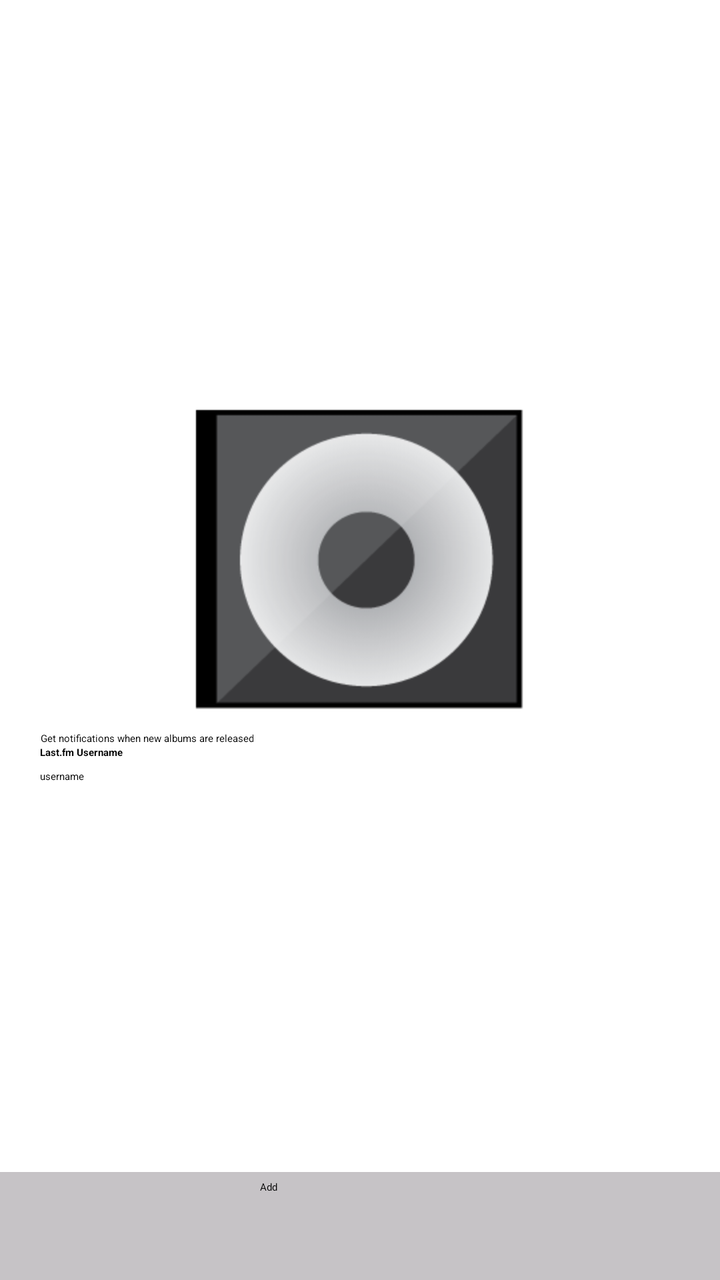
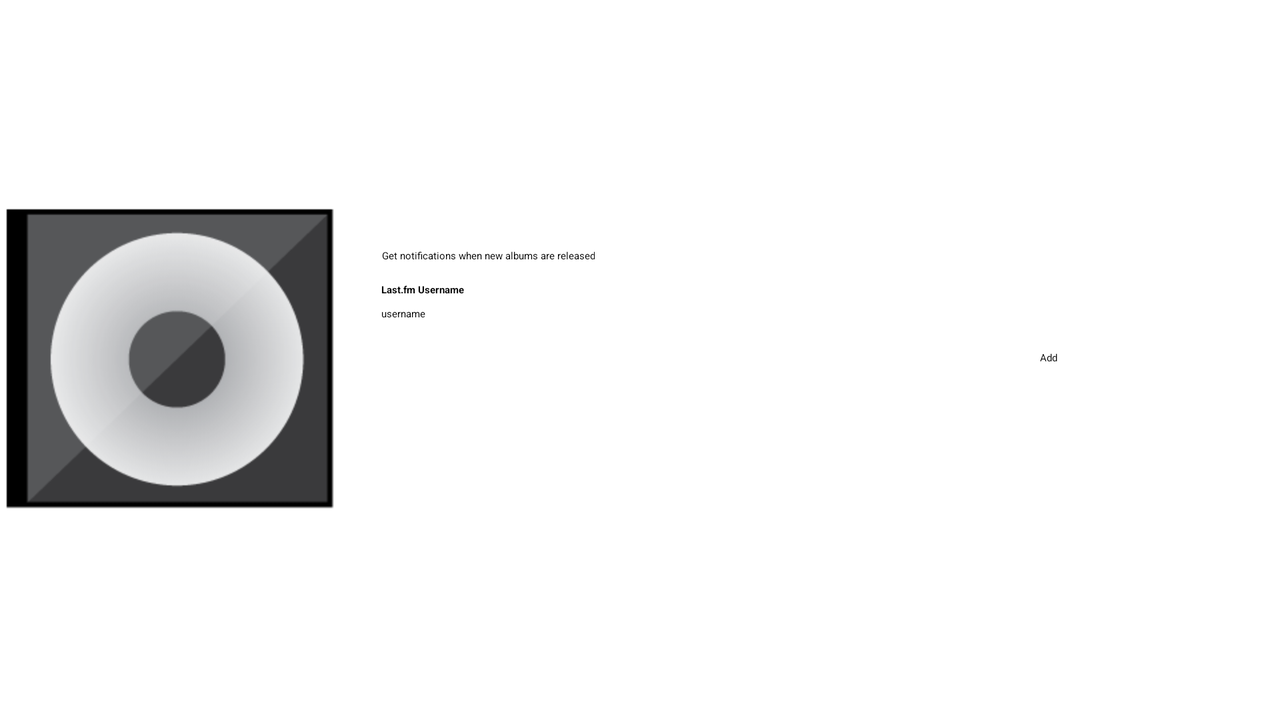

First picture: res/layout/ on a phone held upright. Second picture: the repository's own variant of that layout, on a device whose configuration matches the variant's folder. Source for both follows.
<!-- AndroidManifest.xml: application theme Theme.Sherlock.Light.DarkActionBar -->
<!-- res/layout/activity_login.xml -->
<?xml version="1.0" encoding="utf-8"?>
<RelativeLayout xmlns:android="http://schemas.android.com/apk/res/android"
    android:layout_width="fill_parent"
    android:layout_height="wrap_content"
    android:orientation="vertical" >

    <LinearLayout
        android:layout_width="fill_parent"
        android:layout_height="wrap_content"
        android:orientation="vertical"
        android:paddingBottom="53dip"
        android:paddingLeft="20dip"
        android:paddingRight="20dip"
        android:layout_alignParentTop="true"
        android:layout_centerVertical="true"
         >
        
        <android.widget.ImageView
            android:id="@+id/album_icon"
            android:layout_width="wrap_content"
            android:layout_height="wrap_content"
           	android:src="@drawable/albumtracker_icon"
           	android:layout_gravity="center_horizontal"
           	android:contentDescription="@string/album_case"/>
        
        <TextView
            android:layout_width="wrap_content"
            android:layout_height="wrap_content"
            android:text="@string/get_notifications_when_new_albums_are_released"
            android:gravity="center"
            />

        <TextView
            android:layout_width="wrap_content"
            android:layout_height="wrap_content"
            android:text="@string/login_activity_username_label"
            android:textAppearance="?android:attr/textAppearanceSmall"
            android:textStyle="bold"
            android:layout_marginBottom="5dp"
             />

        <EditText
            android:id="@+id/username_edit"
            android:layout_width="fill_parent"
            android:layout_height="wrap_content"
            android:hint="@string/username"
            android:inputType="text"
            android:minWidth="250dip"
            android:scrollHorizontally="true"
            android:singleLine="true"
            android:imeOptions="actionDone"
             />
    </LinearLayout>

    <FrameLayout
        android:id="@+id/auth_bottom_frame"
        android:layout_width="fill_parent"
        android:layout_height="wrap_content"
        android:background="#c6c3c6"
        android:minHeight="54dip"
        android:paddingLeft="2dip"
        android:paddingRight="2dip"
        android:paddingTop="4dip" 
        android:layout_alignParentBottom="true"
        >

        <Button
            android:id="@+id/ok_button"
            android:layout_width="wrap_content"
            android:layout_height="wrap_content"
            android:layout_gravity="center_horizontal"
            android:minWidth="100dip"
            android:onClick="handleLogin"
            android:text="@string/login_activity_ok_button" />
    </FrameLayout>

</RelativeLayout>
<!-- resources referenced by this layout -->
<resources>
  <!-- drawable albumtracker_icon: png bitmap (drawable-hdpi, 13471 bytes) -->
  <string name="album_case">album case</string>
  <string name="get_notifications_when_new_albums_are_released">Get notifications when new albums are released</string>
  <string name="login_activity_ok_button">Add</string>
  <string name="login_activity_username_label">Last.fm Username</string>
  <string name="username">username</string>
</resources>
<!-- res/layout-land/activity_login.xml (the repository's variant of the layout above) -->
<!-- drawn on the phone turned sideways -->
<?xml version="1.0" encoding="utf-8"?>
<RelativeLayout xmlns:android="http://schemas.android.com/apk/res/android"
    android:layout_width="fill_parent"
    android:layout_height="fill_parent"
    android:orientation="vertical" >

    <android.widget.ImageView
            android:id="@+id/album_icon"
            android:layout_width="wrap_content"
            android:layout_height="wrap_content"
           	android:src="@drawable/albumtracker_icon"
           	android:contentDescription="@string/album_case"
           	android:layout_centerVertical="true"
           	 />
    
    <LinearLayout
        android:layout_width="fill_parent"
        android:layout_height="wrap_content"
        android:layout_toRightOf="@+id/album_icon"
        android:orientation="vertical"
        android:paddingBottom="53dip"
        android:paddingLeft="20dip"
        android:paddingRight="20dip"
        android:layout_centerVertical="true"
         >
       
        <TextView
            android:layout_width="wrap_content"
            android:layout_height="wrap_content"
            android:gravity="center"
            android:text="@string/get_notifications_when_new_albums_are_released" 
            android:paddingBottom="10dp"
            />

        <TextView
            android:layout_width="wrap_content"
            android:layout_height="wrap_content"
            android:text="@string/login_activity_username_label"
            android:textAppearance="?android:attr/textAppearanceSmall"
            android:textStyle="bold"
            android:layout_marginBottom="5dp"
             />

        <EditText
            android:id="@+id/username_edit"
            android:layout_width="fill_parent"
            android:layout_height="wrap_content"
            android:autoText="false"
            android:capitalize="none"
            android:hint="@string/username"
            android:inputType="text"
            android:minWidth="250dip"
            android:scrollHorizontally="true"
            android:singleLine="true"
            android:imeOptions="actionDone"
            />
        
        <Button
            android:id="@+id/ok_button"
            android:layout_width="wrap_content"
            android:layout_height="wrap_content"
            android:minWidth="100dip"
            android:onClick="handleLogin"
            android:layout_gravity="right"
            android:layout_marginTop="15dp"
            android:text="@string/login_activity_ok_button" />
        
    </LinearLayout>

</RelativeLayout>
